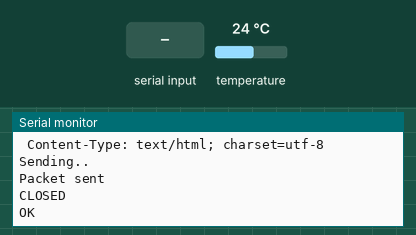
Bench run of a sketch on a simulated Arduino Uno, built with avr-gcc and run on an emulated ATmega328P. Shown: the last lines printed to the serial monitor. Inputs (shaded band) come from the test bench; at power-on: temperature 24 °C. The modem accepts every AT command (registered, SIM ready, sends succeed) and sends nothing else.

Above: at 8.5 s.
8.6 s: "1" received over the second serial link
At 8.9 s:
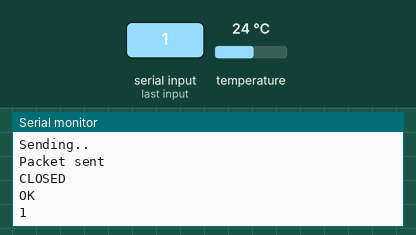
10.1 s: "0" received over the second serial link
At 11.3 s:
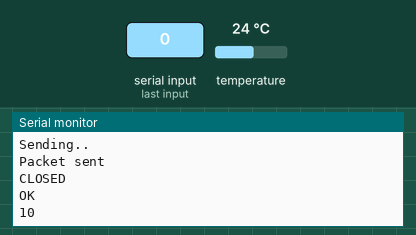

Measured:
- after the input at 8.6 s, the serial monitor: prints a new line at once (image 1)
- after the input at 10.1 s, the serial monitor: prints a new line at once (image 2)

The sketch:

dallas_esp.ino
```cpp
#include <SoftwareSerial.h>
#include <OneWire.h>
#include <DallasTemperature.h>


#define baundrate 9600
#define HOST_PORT   "80"
String HOST_NAME= "10.208.5.167";


String ssid = "ICOMP_1A";
#define password  "1comp@14#"


String uri = "/batimento&90/mensagem&Coração acelerado/statusAlerta&true/temperatuera&37.7/tipoalerta&2/umidadade&10";// our example is /esppost.php
String noSensor;

// Data wire is plugged into port 2 on the Arduino
#define ONE_WIRE_BUS 10
#define TEMPERATURE_PRECISION 9

// Setup a oneWire instance to communicate with any OneWire devices (not just Maxim/Dallas temperature ICs)
OneWire oneWire(ONE_WIRE_BUS);

// Pass our oneWire reference to Dallas Temperature.
DallasTemperature sensors(&oneWire);

int numberOfDevices; // Number of temperature devices found

DeviceAddress tempDeviceAddress; // We'll use this variable to store a found device address

SoftwareSerial esp(2,3); // RX, TX


void setup() {
 // Open serial communications and wait for port to open:
  Serial.begin(baundrate);//9600  // start serial port
  while (!Serial) {
    ; // wait for serial port to connect. Needed for native USB port only
  }

  // set the data rate for the SoftwareSerial port
  esp.begin(baundrate); // start serial port
  esp.println("AT\r");

  connectWifi();
  setupDs18b20();
  coletaDados();

}


void loop() {
if (esp.available()) {
    Serial.write(esp.read());
  }
  if (Serial.available()) {
    esp.write(Serial.read());

  }

}
```

ds18b20.ino
```cpp
void setupDs18b20()
{
  // start serial port
  Serial.begin(9600);
  Serial.println("Dallas Temperature IC Control Library Demo");

  // Start up the library
  sensors.begin();

  // Grab a count of devices on the wire
  numberOfDevices = sensors.getDeviceCount();

  // locate devices on the bus
  Serial.print("Locating devices...");

  Serial.print("Found ");
  Serial.print(numberOfDevices, DEC);
  Serial.println(" devices.");

  // report parasite power requirements
  Serial.print("Parasite power is: ");
  if (sensors.isParasitePowerMode()) Serial.println("ON");
  else Serial.println("OFF");

    // Search the wire for address
    if(sensors.getAddress(tempDeviceAddress, 0))
	{

		Serial.print("Setting resolution to ");
		Serial.println(TEMPERATURE_PRECISION, DEC);

		// set the resolution to TEMPERATURE_PRECISION bit (Each Dallas/Maxim device is capable of several different resolutions)
		sensors.setResolution(tempDeviceAddress, TEMPERATURE_PRECISION);

		 Serial.print("Resolution actually set to: ");
		Serial.print(sensors.getResolution(tempDeviceAddress), DEC);
		Serial.println();
	}else{
		Serial.print("Found ghost device at ");
		Serial.print(0, DEC);
		Serial.print(" but could not detect address. Check power and cabling");
	}

}

// function to print the temperature for a device
float printTemperature()
{
   // call sensors.requestTemperatures() to issue a global temperature
  // request to all devices on the bus
    sensors.requestTemperatures(); // Send the command to get temperatures

    // Search the wire for address
    if(sensors.getAddress(tempDeviceAddress, 0))
  {
    // It responds almost immediately. Let's print out the data
   // Use a simple function to print out the data
     float tempC = sensors.getTempC(tempDeviceAddress);
     Serial.print("Temp C: ");
     Serial.println(tempC);
     return tempC;
  }
  //else ghost device! Check your power requirements and cabling


}
```

request.ino
```cpp
///AT+CWJAP_DEF="netvirtua87","2097527020"
//AT+CIFSR – Get local IP address
//AT+CIPSTATUS – Information about connection
//AT+CWMODE_DEF?
//AT+CWMODE_DEF=1 mode station
//AT+CWDHCP_DEF
//AT+CIPSTART="TCP","www.baidu.com",80,1

//  req = "GET /batimento&90/mensagem&Coração acelerado/statusAlerta&true/temperatuera&37.7/tipoalerta&2/umidadade&10 HTTP/1.1";


//connect to your wifi network

void connectWifi() {

  String cmd = "AT+CWJAP=\"" + ssid + "\",\"" + password + "\"";

  esp.println(cmd);

  delay(4000);

  if (esp.find("OK")) {

    Serial.println("Connected!");

  }

  else {

    connectWifi();

    Serial.println("Cannot connect to wifi");
  }

}

void coletaDados(){
  noSensor = "/batimento&90";
  noSensor.concat("/mensagem&Coração acelerado");
  noSensor.concat("/statusAlerta&true");
  noSensor.concat("/temperatuera&"); noSensor.concat(printTemperature());
  noSensor.concat("/tipoalerta&2");
  noSensor.concat("/umidadade&10") ;
  Serial.print("noSensor:");
  Serial.println(noSensor);
  httpGet (); //Envio do GET

}


void httpGet () {

  esp.println("AT+CIPSTART=\"TCP\",\"" + HOST_NAME + "\",80");//start a TCP connection.

  if ( esp.find("OK")) {

    Serial.println("TCP connection ready");

  } delay(1000);

  String postRequest ="GET " + noSensor + " HTTP/1.1\r\n Content-Type: text/html; charset=utf-8\r\n" ;
  Serial.print("GET: ");
  Serial.println(postRequest);

  String sendCmd = "AT+CIPSEND=";//determine the number of caracters to be sent.

  esp.print(sendCmd);

  esp.println(postRequest.length() );

  delay(500);

  if (esp.find(">")) {
    Serial.println(postRequest);
    Serial.println("Sending.."); esp.print(postRequest);

    if ( esp.find("SEND OK")) {
      Serial.println("Packet sent");

      while (esp.available()) {

        String tmpResp = esp.readString();

        Serial.println(tmpResp);

      }

      // close the connection

      esp.println("AT+CIPCLOSE");

    }

  }
}
```
